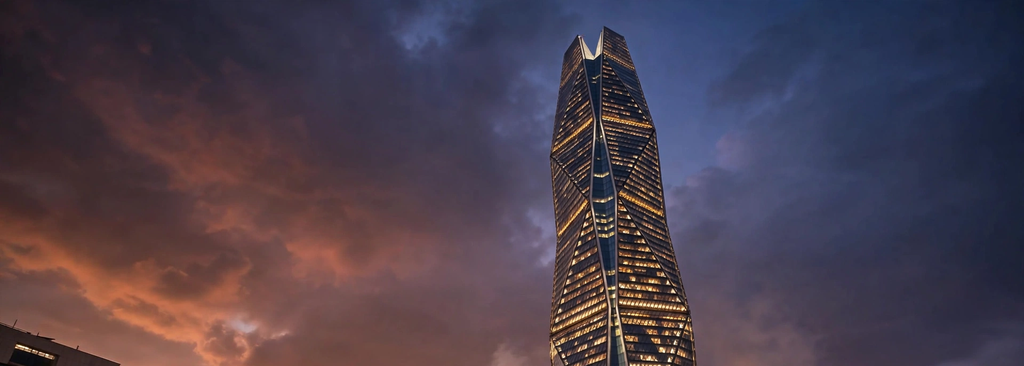
#> input picture hero.png, 1024 x 366 px
$ python main.py
#> lines starting #> are read from the running program, lines starting #| are printed output that depends on the picture
#!/usr/bin/env python3
"""news-image-20261120 round 6 — one-day newspaper front page.

Draws a 1024x1024 front page (masthead, lead story with a Kyiv hero
photograph of a bridge over the Dnipro at dusk, a 2x2 grid of shorter
stories, and a footer) and writes entry.png ONLY to the directory named
by $MAKEFUN_OUTPUT_DIR (default /output). It never writes to the repo
directory by default.

Stdlib + PIL only, no network, deterministic.
"""

import os

from PIL import Image, ImageDraw, ImageFont

WIDTH, HEIGHT = 1024, 1024
MARGIN = 36
CONTENT_W = 952

PAPER = (253, 251, 246)
INK = (17, 17, 17)
MUTED = (85, 85, 85)
RED = (176, 30, 30)
DARK_RULE = (60, 60, 60)
LIGHT_RULE = (180, 175, 165)
FOOTER_INK = (34, 34, 34)
CAPTION_BAR = (20, 20, 22)
GRID_BODY = (40, 40, 40)
WHITE = (255, 255, 255)

SYSTEM_FONT_DIR = "/usr/share/fonts/truetype/dejavu"


def load_font(filename, size):
    """Load a font from the bundled fonts/ copy first, then the system
    copy, then fall back to PIL's default font."""
    here = os.path.dirname(os.path.abspath(__file__))
    candidates = [
        os.path.join(here, "fonts", filename),
        os.path.join(SYSTEM_FONT_DIR, filename),
    ]
    for path in candidates:
        try:
            return ImageFont.truetype(path, size)
        except OSError:
            continue
    return ImageFont.load_default()


def wrap_text(draw, text, font, max_width):
    """Greedy word wrap: add each word to the current line while the
    line still fits max_width (measured with the draw context's
    text-length for the font); otherwise start a new line."""
    lines = []
    current = ""
    for word in text.split():
        trial = word if not current else current + " " + word
        if draw.textlength(trial, font=font) <= max_width:
            current = trial
        else:
            if current:
                lines.append(current)
            current = word
    if current:
        lines.append(current)
    return lines


def centred_text(draw, y, text, font, fill):
    """Draw text centred horizontally on the page at the given y."""
    x = (WIDTH - draw.textlength(text, font=font)) / 2
    draw.text((x, y), text, font=font, fill=fill)


def rule(draw, y, height, fill):
    """A horizontal rule across the content width at y."""
    draw.rectangle(
        [MARGIN, y, MARGIN + CONTENT_W, y + height - 1], fill=fill
    )


def main():
    img = Image.new("RGB", (WIDTH, HEIGHT), PAPER)
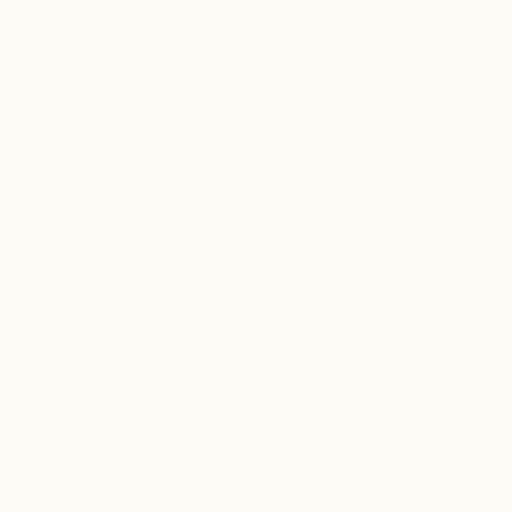
#> img: PIL image 1024x1024 RGB (shown at 1/2 size); mean R, G, B 253, 251, 246
    draw = ImageDraw.Draw(img)

    serif_bold_44 = load_font("DejaVuSerif-Bold.ttf", 44)
    serif_bold_40 = load_font("DejaVuSerif-Bold.ttf", 40)
    sans_19 = load_font("DejaVuSans.ttf", 19)
    sans_18 = load_font("DejaVuSans.ttf", 18)
    sans_15 = load_font("DejaVuSans.ttf", 15)
    sans_14 = load_font("DejaVuSans.ttf", 14)
    sans_bold_13 = load_font("DejaVuSans-Bold.ttf", 13)
    sans_bold_20 = load_font("DejaVuSans-Bold.ttf", 20)

    # ---- Masthead ----
    centred_text(draw, 12, "THE WORLD IN ONE DAY", serif_bold_44, INK)
    centred_text(draw, 58, "FRIDAY, 20 NOVEMBER 2026", sans_19, MUTED)
    rule(draw, 86, 2, DARK_RULE)

    # ---- Lead block ----
    draw.text((MARGIN, 94), "LEAD", font=sans_bold_13, fill=RED)
    draw.text(
        (MARGIN, 114),
        "Russia hits three Kyiv bridges \u2014",
        font=serif_bold_40,
        fill=INK,
    )
    draw.text(
        (MARGIN, 160),
        "and a missile lands in Poland",
        font=serif_bold_40,
        fill=INK,
    )
    draw.text(
        (MARGIN, 208),
        "Also: Trump, Xi and Putin sign a peace pledge \u2014 "
        "but it says nothing about Ukraine",
        font=sans_18,
        fill=MUTED,
    )
    rule(draw, 240, 1, LIGHT_RULE)

    # ---- Hero: Kyiv bridge over the Dnipro at dusk ----
    here = os.path.dirname(os.path.abspath(__file__))
    hero = Image.open(os.path.join(here, "hero.png")).convert("RGB")
#> hero is the input picture: PIL image 1024x366 RGB; mean R, G, B 75.8, 63.6, 77.2
    hero = hero.resize((CONTENT_W, 340), Image.LANCZOS)
#> hero: PIL image 952x340 RGB
    img.paste(hero, (MARGIN, 250))
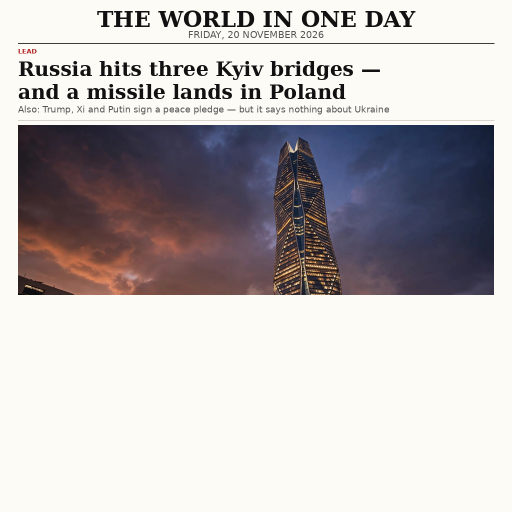
#> img: PIL image 1024x1024 RGB (shown at 1/2 size); mean R, G, B 192, 186.9, 187.8
    draw = ImageDraw.Draw(img)
    caption_top = 250 + 340 - 38
    draw.rectangle(
        [MARGIN, caption_top, MARGIN + CONTENT_W, 250 + 340],
        fill=CAPTION_BAR,
    )
    draw.text(
        (50, 250 + 340 - 30),
        "Kyiv \u2014 a bridge over the Dnipro at dusk",
        font=sans_14,
        fill=WHITE,
    )

    # ---- Grid of four stories, 2x2 ----
    stories = [
        (
            "COURT",
            "Justice Dept drops Alaska Senate appeal",
            "Mary Peltola won the seat; the U.S. Justice Dept. gave up "
            "its bid to block certification.",
        ),
        (
            "STORM",
            "Cyclone Akvan hits India's east coast",
            "Landfall near Gopalpur; 300,000 people evacuated. No deaths "
            "reported in the first checks.",
        ),
        (
            "MARKETS",
            "Dow sinks below 50,000 as stocks slide",
            "The Dow fell 2.2% after Anthropic's big IPO debut failed to "
            "lift Wall Street.",
        ),
        (
            "COP31",
            "COP31 talks reach final day in deadlock",
            "Nations demand a stronger deal in Antalya as the draft drops "
            "fossil-fuel language.",
        ),
    ]
    cell_w = 464
    cell_h = 138
    gutter = 24
    for index, (label, headline, body) in enumerate(stories):
        col = index % 2
        row = index // 2
        x = MARGIN + col * (cell_w + gutter)
        y = 606 + row * (cell_h + gutter)
        draw.text((x, y), label, font=sans_bold_13, fill=RED)
        headline_y = y + 20
        head_lines = wrap_text(draw, headline, sans_bold_20, cell_w)[:2]
        for i, line in enumerate(head_lines):
            draw.text(
                (x, headline_y + i * 25),
                line,
                font=sans_bold_20,
                fill=INK,
            )
        body_y = headline_y + len(head_lines) * 25 + 4
        body_lines = wrap_text(draw, body, sans_14, cell_w)[:3]
        for i, line in enumerate(body_lines):
            draw.text(
                (x, body_y + i * 19),
                line,
                font=sans_14,
                fill=GRID_BODY,
            )
#> this loop made 4 passes
#> (head_lines, body_y) on passes 1 to 4: (['Justice Dept drops Alaska Senate appeal'], 655), (["Cyclone Akvan hits India's east coast"], 655), (['Dow sinks below 50,000 as stocks slide'], 817), (['COP31 talks reach final day in deadlock'], 817)

    # ---- Footer ----
    rule(draw, 924, 2, DARK_RULE)
    draw.text((MARGIN, 936), "ALSO TODAY", font=sans_bold_13, fill=RED)
    footer_items = [
        "NZ 368 all out; India reply 159/1",
        "Anthropic ends IPO day up 17%",
        "US jobless claims rise to 203,000",
    ]
    col_w = CONTENT_W // 3
    for i, item in enumerate(footer_items):
        draw.text(
            (MARGIN + i * col_w, 962),
            item,
            font=sans_15,
            fill=FOOTER_INK,
        )

    # ---- Output: ONLY to $MAKEFUN_OUTPUT_DIR (default /output) ----
    out_dir = os.environ.get("MAKEFUN_OUTPUT_DIR", "/output")
    os.makedirs(out_dir, exist_ok=True)
    out_path = os.path.join(out_dir, "entry.png")
    img.save(out_path, format="PNG")
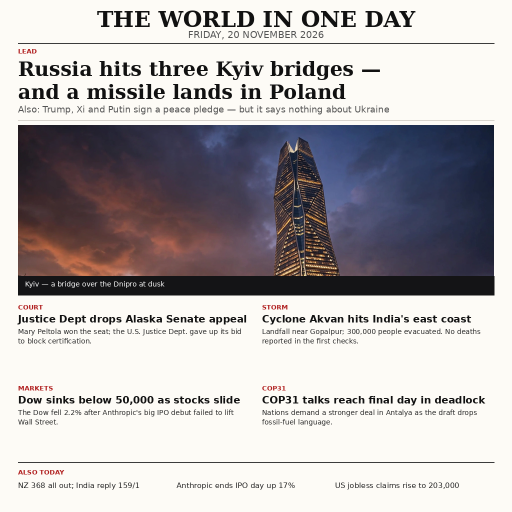
#> saved as entry.png: PIL image 1024x1024 RGB (shown at 1/2 size); mean R, G, B 184.6, 180.4, 181.5
    print(out_path)


if __name__ == "__main__":
    main()
